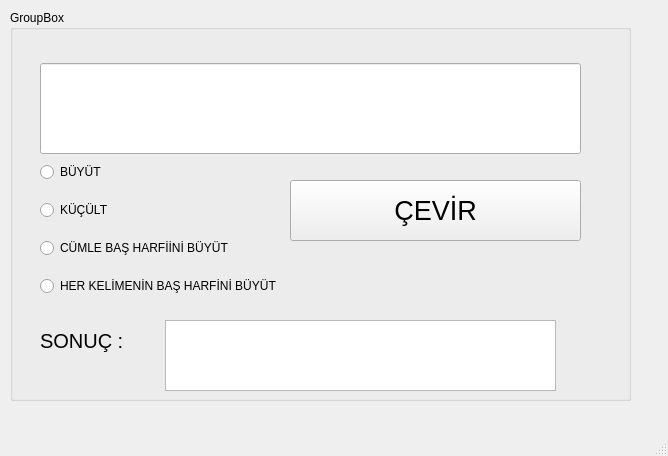
<?xml version="1.0" encoding="UTF-8"?>
<ui version="4.0">
 <class>MainWindow</class>
 <widget class="QMainWindow" name="MainWindow">
  <property name="geometry">
   <rect>
    <x>0</x>
    <y>0</y>
    <width>668</width>
    <height>456</height>
   </rect>
  </property>
  <property name="windowTitle">
   <string>MainWindow</string>
  </property>
  <widget class="QWidget" name="centralwidget">
   <widget class="QGroupBox" name="groupBox">
    <property name="geometry">
     <rect>
      <x>10</x>
      <y>10</y>
      <width>621</width>
      <height>391</height>
     </rect>
    </property>
    <property name="title">
     <string>GroupBox</string>
    </property>
    <widget class="QLabel" name="lbl_sonuc">
     <property name="geometry">
      <rect>
       <x>30</x>
       <y>300</y>
       <width>111</width>
       <height>61</height>
      </rect>
     </property>
     <property name="font">
      <font>
       <pointsize>15</pointsize>
      </font>
     </property>
     <property name="text">
      <string>SONUÇ : </string>
     </property>
    </widget>
    <widget class="QPushButton" name="btnCevir">
     <property name="geometry">
      <rect>
       <x>280</x>
       <y>170</y>
       <width>291</width>
       <height>61</height>
      </rect>
     </property>
     <property name="font">
      <font>
       <pointsize>20</pointsize>
      </font>
     </property>
     <property name="text">
      <string>ÇEVİR</string>
     </property>
    </widget>
    <widget class="QLineEdit" name="input">
     <property name="geometry">
      <rect>
       <x>30</x>
       <y>53</y>
       <width>541</width>
       <height>91</height>
      </rect>
     </property>
    </widget>
    <widget class="QWidget" name="layoutWidget">
     <property name="geometry">
      <rect>
       <x>30</x>
       <y>140</y>
       <width>241</width>
       <height>159</height>
      </rect>
     </property>
     <layout class="QVBoxLayout" name="verticalLayout">
      <item>
       <widget class="QRadioButton" name="rbBuyut">
        <property name="text">
         <string>BÜYÜT</string>
        </property>
       </widget>
      </item>
      <item>
       <widget class="QRadioButton" name="rbKucuk">
        <property name="text">
         <string>KÜÇÜLT</string>
        </property>
       </widget>
      </item>
      <item>
       <widget class="QRadioButton" name="rbCumleBasHarf">
        <property name="text">
         <string>CÜMLE BAŞ HARFİİNİ BÜYÜT</string>
        </property>
       </widget>
      </item>
      <item>
       <widget class="QRadioButton" name="rbKelimeBasHarf">
        <property name="text">
         <string>HER KELİMENİN BAŞ HARFİNİ BÜYÜT</string>
        </property>
       </widget>
      </item>
     </layout>
    </widget>
    <widget class="QTextBrowser" name="output">
     <property name="geometry">
      <rect>
       <x>155</x>
       <y>310</y>
       <width>391</width>
       <height>71</height>
      </rect>
     </property>
    </widget>
   </widget>
  </widget>
  <widget class="QMenuBar" name="menubar">
   <property name="geometry">
    <rect>
     <x>0</x>
     <y>0</y>
     <width>668</width>
     <height>26</height>
    </rect>
   </property>
  </widget>
  <widget class="QStatusBar" name="statusbar"/>
 </widget>
 <resources/>
 <connections/>
</ui>
